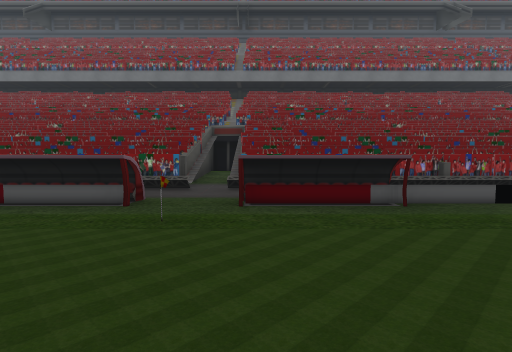
View 1 (above)

17 first-person views from a walk through a 3-D level made in the Unity game engine. The camera is 0.58 m above the floor, tilts 4° down and sees 80° across. The floor is counted in squares, 1 m on a side. Each view is taken from the middle of a square. On the plan, view 1 faces up. The plan holds only what a view shows up to about 9 squares ahead; the rest is blank. The place goes on beyond the plan. The player character is not drawn.

View 2
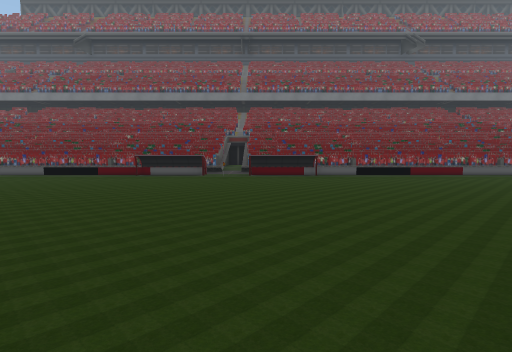

View 3
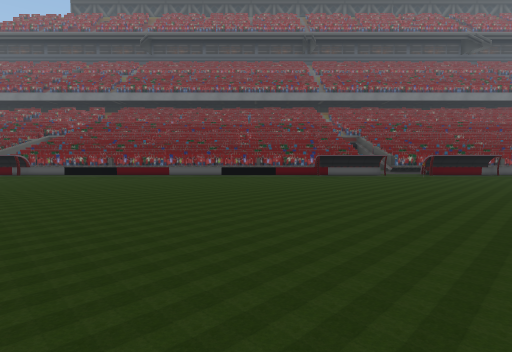

View 4
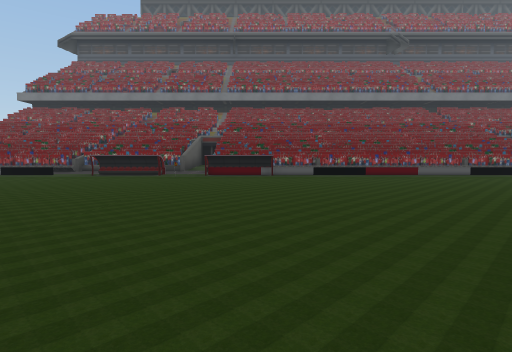

View 5
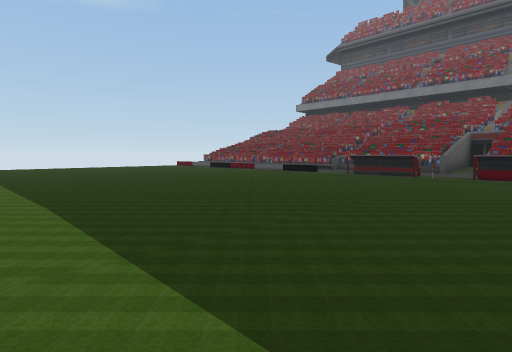

View 6
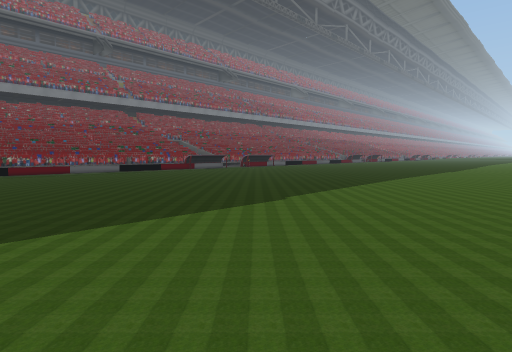

View 7
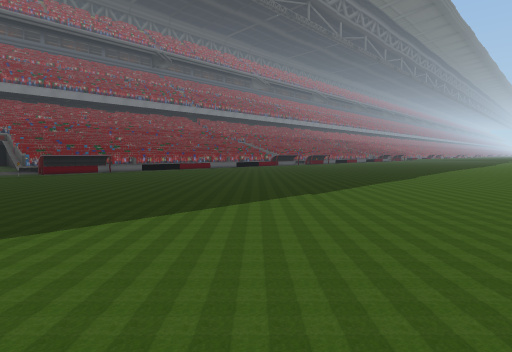

View 8
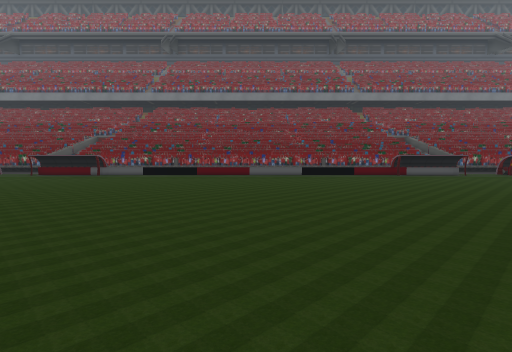

View 9
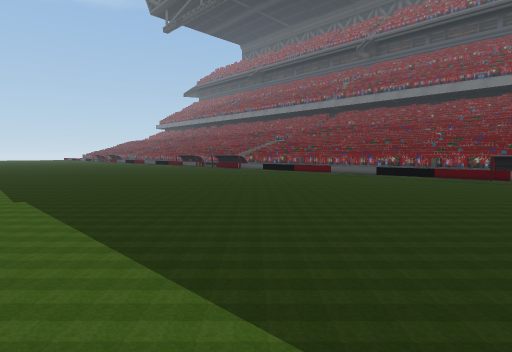

View 10
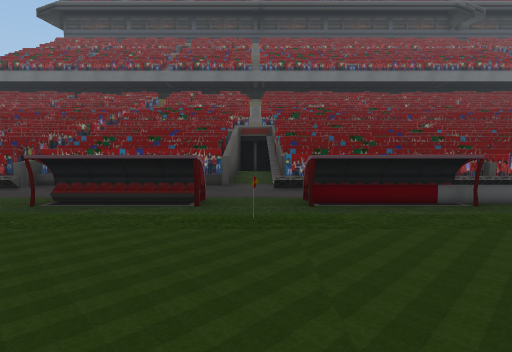

View 11
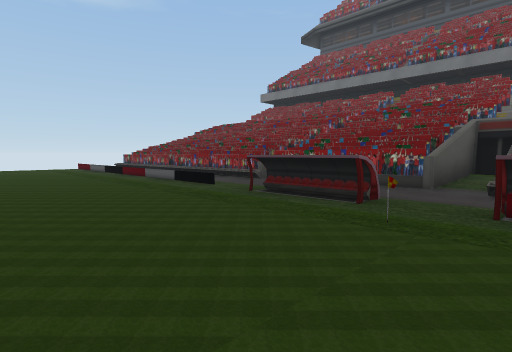

View 12
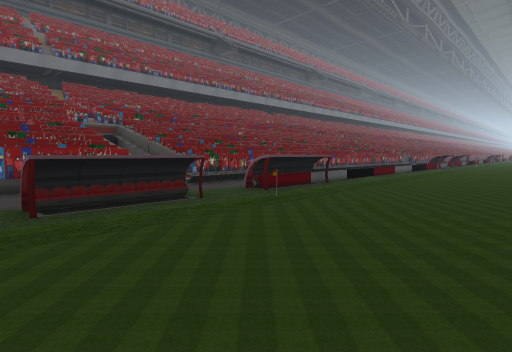

View 13
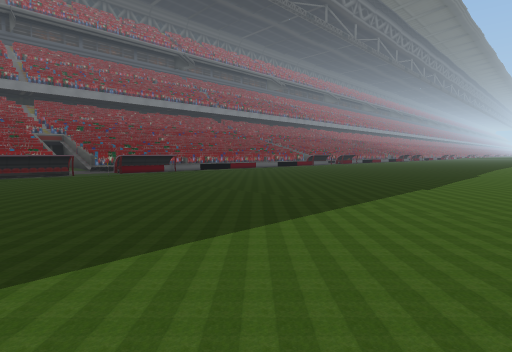

View 14
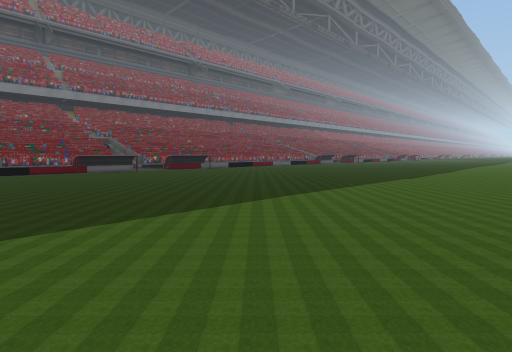

View 15
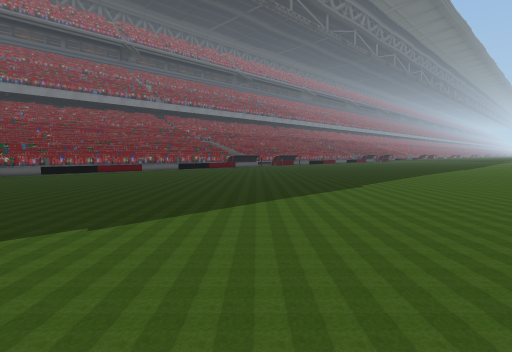

View 16
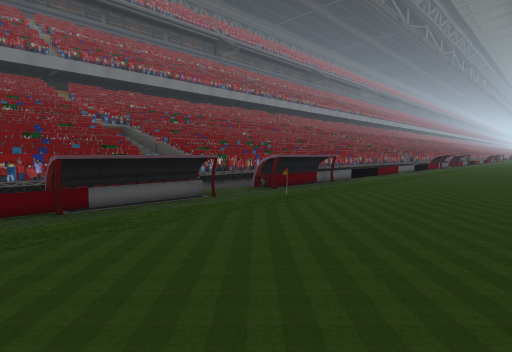

View 17
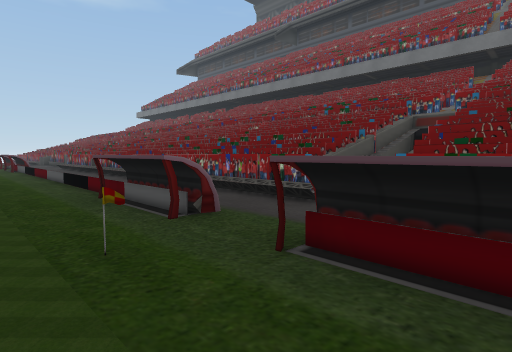

### Floor plan
Points are (right, up) in squares from view 1. A wall is a line through its corners. A room is listed if a view was taken in it or the views show most of it. See-through windows are left out.
Room 1 (views 1, 2, 3, 4, 5, 6, 7, 8, 9, 10, 11, 12, 13, 14, 15, 16, 17)
walls: (-1.4, 3.3) (-3.3, 3.3); (1.8, 3.3) (-0.2, 3.3); (-11.5, 3.3) (-13.5, 3.3); (-14.5, 3.3) (-16.5, 3.3); (11.5, 3.3) (9.9, 3.3)
low walls: (-1.4, 3.7) (-13.4, 3.7); (-14.6, 3.7) (-16.5, 3.7); (11.5, 3.7) (-0.2, 3.7); (-17.6, 3.7) (-18.5, 3.7)
ways out: opening at (-17.5, 3) to room 2; gap at (0, 3) to room 5
Room 2 (no view inside)
walls: (-16.5, 3.3) (-16.5, 3.9); (-16.9, 6) (-18, 6); (-14.5, 5.7) (-18.1, 5.7); (-14.6, 6) (-16.7, 6); (-14.7, 6.3) (-17.9, 6.3); (-14.7, 6.6) (-15.4, 6.6)
low walls: (-18.1, 5.7) (-18.1, 5)
ways out: opening at (-17.5, 3) to room 1; opening at (-15.5, 4.5) to room 3
Room 3 (no view inside)
walls: (-14.5, 4) (-14.5, 3.3); (-13.5, 3.3) (-13.5, 4); (-9.4, 5.4) (-13.5, 5.4); (-9.1, 5.7) (-13.5, 5.7) (-13.5, 8.9) (-14.5, 8.9) (-14.5, 5.7)
ways out: opening at (-15.5, 4.5) to room 2
Room 4 (no view inside)
walls: (-1.2, 5.4) (-5.4, 5.4); (-1.4, 5.7) (-8.1, 5.7); (-0.2, 3.3) (-0.2, 4)
Room 5 (no view inside)
walls: (-1.4, 4) (-1.4, 3.3); (4.6, 5.4) (-0.4, 5.4); (4.9, 5.7) (-0.2, 5.7)
ways out: gap at (0, 3) to room 1

Positions as (right, up) in squares from view 1, and headings:
1: (0, 0), facing up
2: (0, -5), facing up
3: (-5, -5), facing up
4: (-12, -5), facing up
5: (-12, -5), facing up-left
6: (-10, -7), facing up-right
7: (-2, -7), facing up-right
8: (6, -5), facing up
9: (11, -5), facing up-left
10: (-14, 0), facing up
11: (-13, 0), facing up-left
12: (-17, 0), facing up-right
13: (-17, -6), facing up-right
14: (-6, -7), facing up-right
15: (1, -7), facing up-right
16: (-4, 0), facing up-right
17: (1, 2), facing up-left
